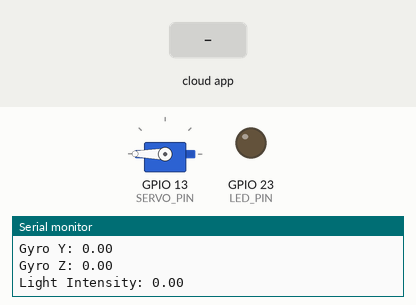
Recording of a sketch running on a simulated ESP32. Parts: servo, output pins drawn as LEDs (lit = HIGH), the last lines printed to the serial monitor. Inputs (shaded band) come from the test bench. WiFi joins after 1.5 s; servers stay silent unless stated; the Firebase database answers and starts empty.

Above: at 3.2 s.
3.3 s: the phone or cloud app sets lightSensor to 25
At 4.8 s:
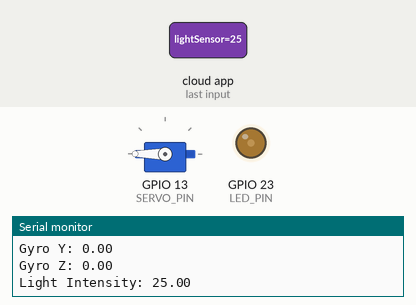
5.7 s: the phone or cloud app sets lightSensor to 50
At 7.0 s:
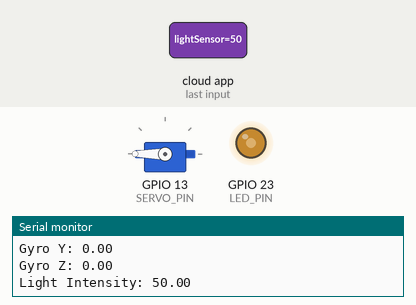
7.3 s: the phone or cloud app sets lightSensor to 100
At 8.5 s:
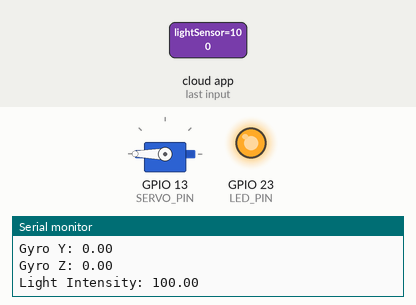
Timing chart, 0 to 10.3 s (numbered marks = the images above; inputs shaded):
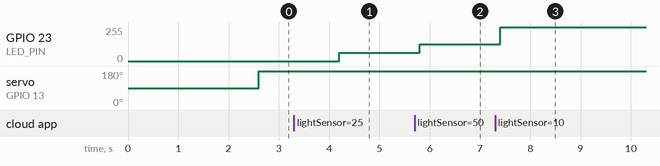

The sketch:

esp32_servo_led_gyro_lightSensor.ino
```cpp
#include <WiFi.h>
#include <FirebaseESP32.h>
#include <Wire.h>
#include <Servo.h>

// Define Firebase credentials
#define FIREBASE_HOST "Database URL Anda"
#define FIREBASE_AUTH "Database Secret Anda "
#define DATABASE_PATH "Project Bucket Anda"

// Define Wi-Fi credentials
#define WIFI_SSID "Nama WiFi Anda"
#define WIFI_PASSWORD "Password WiFi Anda"

// Define pins
#define SERVO_PIN 13
#define LED_PIN 23

// Variables to store sensor data
float gyroscopeX, gyroscopeY, gyroscopeZ, lightSensor;

// Objects
FirebaseData firebaseData;
Servo servoMotor;

void setup() {
  // Initialize serial communication
  Serial.begin(115200);

  // Initialize servo
  servoMotor.attach(SERVO_PIN);

  // Connect to Wi-Fi
  WiFi.begin(WIFI_SSID, WIFI_PASSWORD);
  while (WiFi.status() != WL_CONNECTED) {
    delay(1000);
    Serial.println("Connecting to WiFi...");
  }
  Serial.println("Connected to WiFi");

  // Initialize Firebase
  Firebase.begin(FIREBASE_HOST, FIREBASE_AUTH);
}

void loop() {
  // Read data from Firebase
  String path;

  path = String(DATABASE_PATH) + "/sensorData/gyroscopeX";
  if (Firebase.getFloat(firebaseData, path.c_str())) {
      gyroscopeX = firebaseData.floatData();
  } else {
      Serial.println("Failed to get gyroX data from Firebase!");
      Serial.println(firebaseData.errorReason());
  }

  path = String(DATABASE_PATH) + "/sensorData/gyroscopeY";
  if (Firebase.getFloat(firebaseData, path.c_str())) {
      gyroscopeY = firebaseData.floatData();
  } else {
      Serial.println("Failed to get gyroY data from Firebase!");
      Serial.println(firebaseData.errorReason());
  }

  path = String(DATABASE_PATH) + "/sensorData/gyroscopeZ";
  if (Firebase.getFloat(firebaseData, path.c_str())) {
      gyroscopeZ = firebaseData.floatData();
  } else {
      Serial.println("Failed to get gyroZ data from Firebase!");
      Serial.println(firebaseData.errorReason());
  }

  path = String(DATABASE_PATH) + "/sensorData/lightSensor";
  if (Firebase.getFloat(firebaseData, path.c_str())) {
      lightSensor = firebaseData.floatData();
  } else {
      Serial.println("Failed to get lightSensor data from Firebase!");
      Serial.println(firebaseData.errorReason());
  }

  // Print sensor data
  Serial.print("Gyro X: ");
  Serial.println(gyroscopeX);
  Serial.print("Gyro Y: ");
  Serial.println(gyroscopeY);
  Serial.print("Gyro Z: ");
  Serial.println(gyroscopeZ);
  Serial.print("Light Intensity: ");
  Serial.println(lightSensor);

  // Control servo based on Gyroscope X
  if (gyroscopeX < 0) {
      servoMotor.write(0);
  } else {
      servoMotor.write(180);
  }

  // Control LED brightness based on light intensity
  int ledBrightness = map((int)lightSensor, 1, 100, 0, 255);
  analogWrite(LED_PIN, ledBrightness);

  delay(1000);
}
```

Measured:
- after the input at 3.3 s, GPIO 23 (LED_PIN): 0/255 → 61/255 after 0.90 s
- after the input at 5.7 s, GPIO 23 (LED_PIN): 61/255 → 126/255 after 0.11 s
- after the input at 7.3 s, GPIO 23 (LED_PIN): 126/255 → 255/255 after 0.11 s
